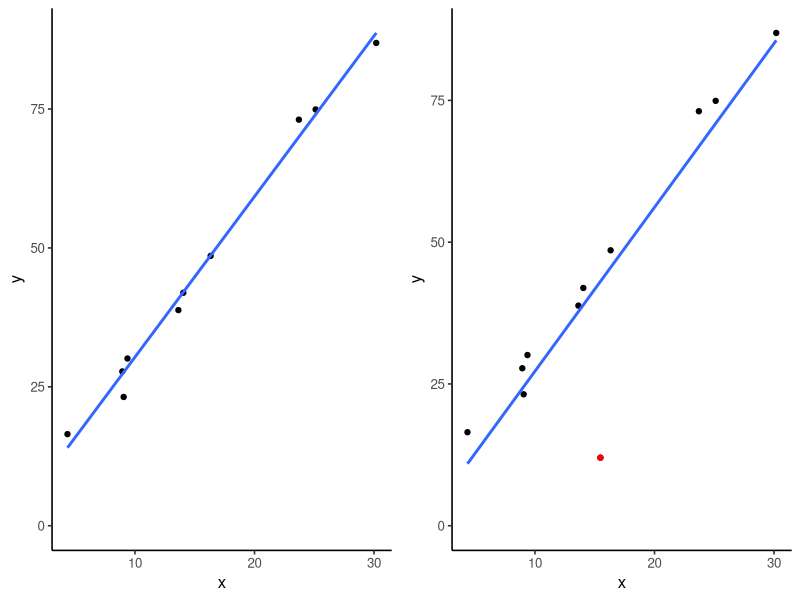

This chart was generated by the following R code:
## ---- chunk 1
library(tidyverse)
## ---- chunk 2
# Seed para reprodutibilidade:
set.seed(42)

# Considere os valores de x vindos de uma normal N(10, 2):
df <- data.frame(
    x <- rnorm(10, 10, 10)
)

# Os valores de y são gerados a partir de 3*x + N(0, 1):
df$y <- (3 * x + rnorm(10, 0, 1.5))

# Valores de Beta_0 e Beta_1 gerados a partir de mínimos quadrados:
(lm(y ~ x, data = df))

# Valor da média de x:
(x_barra <- mean(df$x))

# Considere agora uma nova observação, no ponto (x_barra, 17):
df2 <- data.frame(
    x = c(df$x, x_barra),
    y = c(df$y, 12)
)

# Verifique que a estimativa de Beta_0 foi alterada,
# enquanto que a de Beta_1 se manteve a mesma:
(lm(y ~ x, data = df2))

# Podemos observar graficamente a mudança na estimativa de
# Beta_0, com os graficos a seguir:
## ---- chunk 3
g1 <- df %>%
    ggplot(aes(x = x, y = y)) +
    geom_point() +
    geom_smooth(method = "lm", se = F) +
    lims(y = c(0, NA)) +
    ggpubr::theme_classic2()

g2 <- df2 %>%
    ggplot(aes(x = x, y = y)) +
    geom_point() +
    geom_point(data = data.frame(x = x_barra, y = 12), colour = "red") +
    geom_smooth(method = "lm", se = F) +
    lims(y = c(0, NA)) +
    ggpubr::theme_classic2()

ggpubr::ggarrange(g1,g2)
